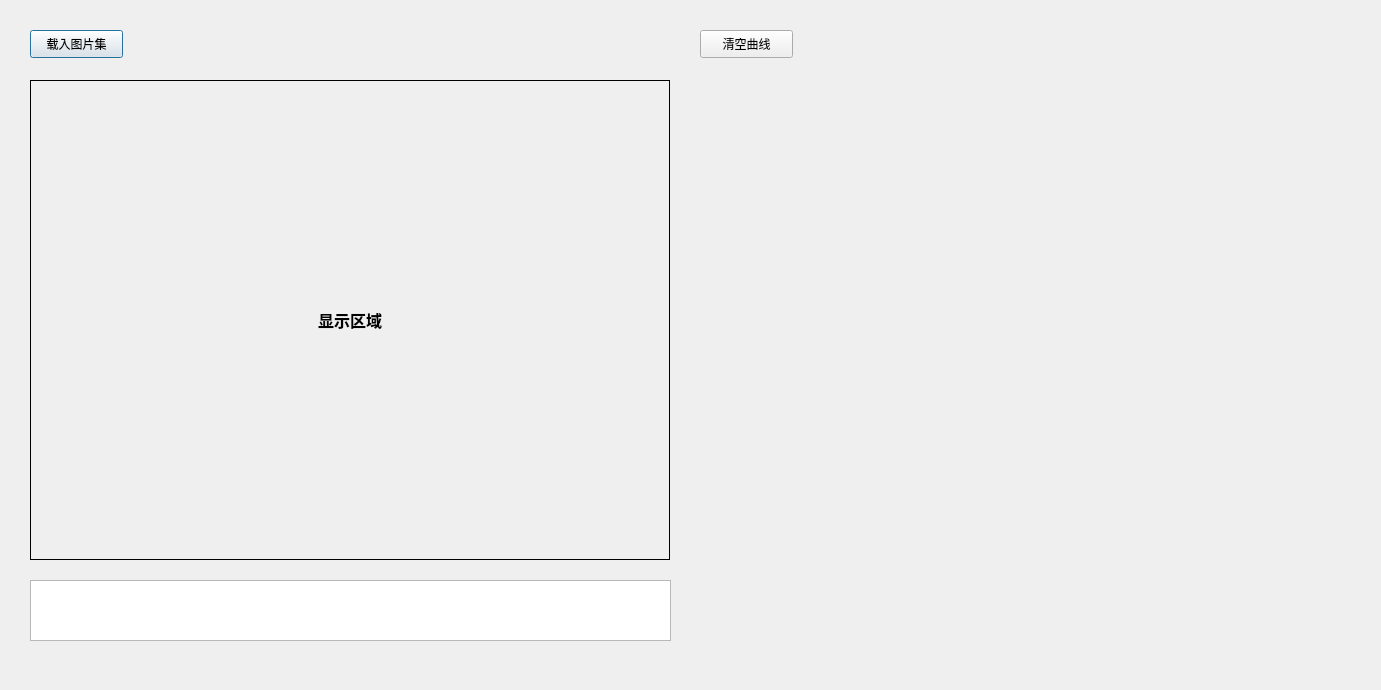
<?xml version="1.0" encoding="UTF-8"?>
<ui version="4.0">
 <class>m_spectrumAnalysisDialogClass</class>
 <widget class="QDialog" name="m_spectrumAnalysisDialogClass">
  <property name="geometry">
   <rect>
    <x>0</x>
    <y>0</y>
    <width>1381</width>
    <height>690</height>
   </rect>
  </property>
  <property name="windowTitle">
   <string>光谱分析</string>
  </property>
  <widget class="MyLabel" name="m_showLabel">
   <property name="enabled">
    <bool>true</bool>
   </property>
   <property name="geometry">
    <rect>
     <x>30</x>
     <y>80</y>
     <width>640</width>
     <height>480</height>
    </rect>
   </property>
   <property name="frameShape">
    <enum>QFrame::Box</enum>
   </property>
   <property name="frameShadow">
    <enum>QFrame::Plain</enum>
   </property>
   <property name="lineWidth">
    <number>1</number>
   </property>
   <property name="text">
    <string>&lt;html&gt;&lt;head/&gt;&lt;body&gt;&lt;p&gt;&lt;span style=&quot; font-size:12pt; font-weight:600;&quot;&gt;显示区域&lt;/span&gt;&lt;/p&gt;&lt;/body&gt;&lt;/html&gt;</string>
   </property>
   <property name="textFormat">
    <enum>Qt::AutoText</enum>
   </property>
   <property name="alignment">
    <set>Qt::AlignCenter</set>
   </property>
  </widget>
  <widget class="QCustomPlot" name="m_plot" native="true">
   <property name="geometry">
    <rect>
     <x>700</x>
     <y>80</y>
     <width>640</width>
     <height>480</height>
    </rect>
   </property>
   <property name="autoFillBackground">
    <bool>false</bool>
   </property>
  </widget>
  <widget class="QPushButton" name="m_loadImagesButton">
   <property name="geometry">
    <rect>
     <x>30</x>
     <y>30</y>
     <width>93</width>
     <height>28</height>
    </rect>
   </property>
   <property name="text">
    <string>载入图片集</string>
   </property>
  </widget>
  <widget class="QListWidget" name="m_listImg">
   <property name="enabled">
    <bool>true</bool>
   </property>
   <property name="geometry">
    <rect>
     <x>30</x>
     <y>580</y>
     <width>641</width>
     <height>61</height>
    </rect>
   </property>
   <property name="flow">
    <enum>QListView::LeftToRight</enum>
   </property>
   <property name="resizeMode">
    <enum>QListView::Adjust</enum>
   </property>
   <property name="viewMode">
    <enum>QListView::ListMode</enum>
   </property>
   <property name="selectionRectVisible">
    <bool>false</bool>
   </property>
  </widget>
  <widget class="QPushButton" name="m_clearCurvesButton">
   <property name="geometry">
    <rect>
     <x>700</x>
     <y>30</y>
     <width>93</width>
     <height>28</height>
    </rect>
   </property>
   <property name="text">
    <string>清空曲线</string>
   </property>
  </widget>
 </widget>
 <customwidgets>
  <customwidget>
   <class>QCustomPlot</class>
   <extends>QWidget</extends>
   <header>qcustomplot.h</header>
   <container>1</container>
  </customwidget>
  <customwidget>
   <class>MyLabel</class>
   <extends>QLabel</extends>
   <header>mylabel.h</header>
  </customwidget>
 </customwidgets>
 <resources/>
 <connections/>
</ui>
